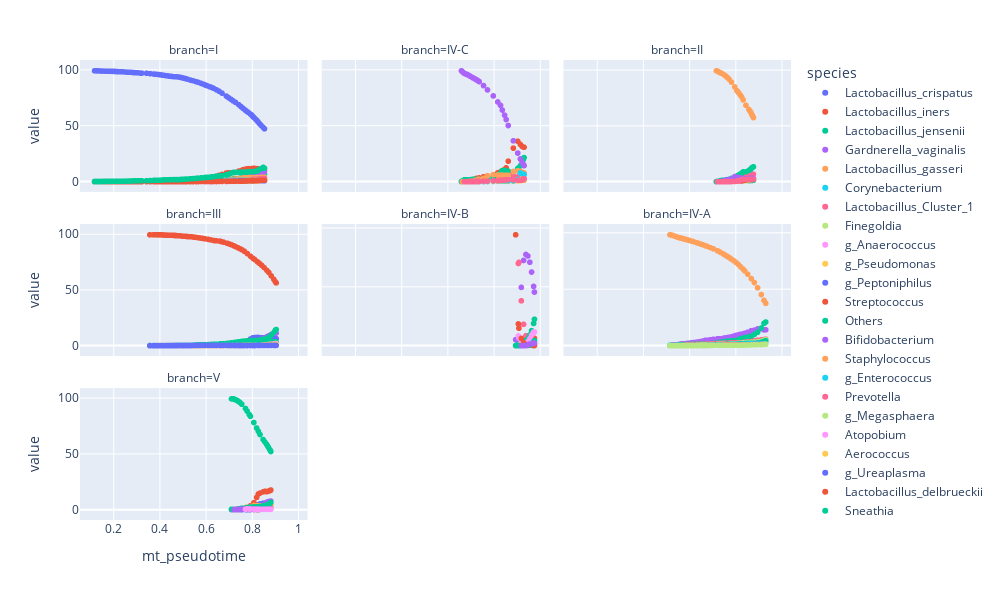

Notebook code for this chart:
### Code cell
fig = px.scatter(melt_df, x = 'mt_pseudotime', y = 'value', color = 'species', 
           facet_col = 'branch', facet_col_wrap = 3)
fig.update_layout(autosize = False, width = 1000, height = 600)
fig.update_yaxes(matches = None)
fig.show()
